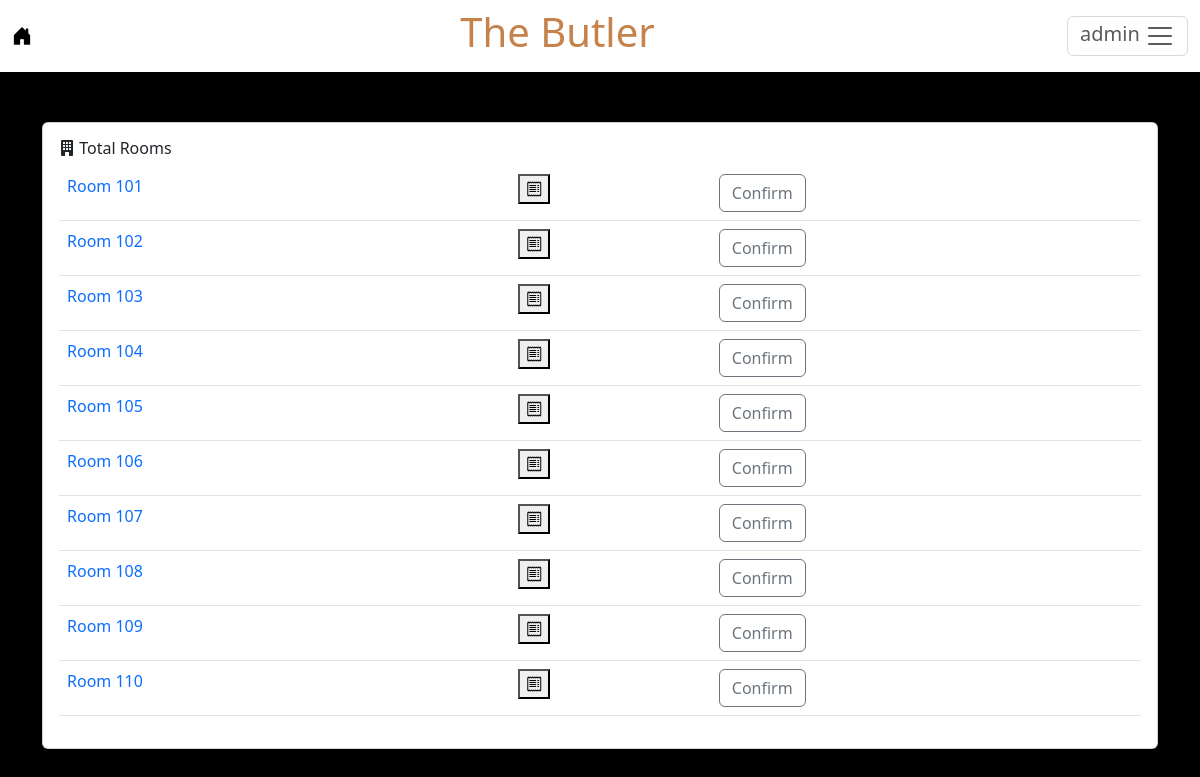
The page /room.php (signed in) on the database its author committed.
### tables this page shows
CREATE TABLE `user` (
  `id` int(11) NOT NULL,
  `number_room` int(100) NOT NULL,
  `username` varchar(32) NOT NULL,
  `password` varchar(100) NOT NULL,
  `name` varchar(100) NOT NULL,
  `gender` char(10) NOT NULL,
  `email` char(32) NOT NULL,
  `role` char(1) NOT NULL
);

### room.php (the view, shortened to what this page needs)
<!DOCTYPE html>
<html lang="en">
<head>
    <link href="https://cdn.jsdelivr.net/npm/bootstrap@5.3.1/dist/css/bootstrap.min.css" rel="stylesheet">
    <link rel="stylesheet" href="https://cdn.jsdelivr.net/npm/bootstrap-icons@1.10.5/font/bootstrap-icons.css">
</head>
<body style="background-color: black;">
    <?php include "nav.php" ?>
    <div class="container" style="margin-top: 50px;">
        <div class="card">
            <div class="card-body">
                <h6 class="card-title color: black;"><i class="bi bi-building-fill"></i> Total Rooms</h6>
                <table class="table">
                    <?php
                    $conn = new PDO("mysql:host=localhost;dbname=butler;charset=utf8", "root", "");
                    $sql = "select id,username,name,gender,email,number_room,role from user";
                    $result = $conn->query($sql);
                    while ($row = $result->fetch()) {
                        if (isset($_SESSION['id']) && ($_SESSION['role'] == 'a')) {
                            if ($row[6] == 'm') {
                                $room = $row["number_room"];
                                echo "<tr><td><a href='bill.php?room=" . $row["number_room"] . "'style = text-decoration:none>Room " . $row["number_room"] . "</a><br>";
                                echo "<td>";
                                if (isset($_SESSION['id']) && ($_SESSION['role'] == 'a')) {
                                    echo "<td>";
                                    echo "<button onclick=showPopup(" . $room . ")>
                        <i class='bi bi-receipt'></i></a></td>";
                                    echo "<td>";
                                    echo "<a href=confirm_bill.php?id=$row[0] class = 'btn btn-outline-secondary  '
                                            onclick = 'return myFunction()'> Confirm</a>";
                                }
                            }
                        }
                    }
                    ?>
                </table>
            </div>
        </div>
    </div>
</body>
</html>

### rows shown on the page
user: number_room "101"
user: number_room "102"
user: number_room "103"
user: number_room "104"
user: number_room "105"
user: number_room "106"
user: number_room "107"
user: number_room "108"
user: number_room "109"
user: number_room "110"

### other values the page prints
$_SESSION['name'] "admin"
